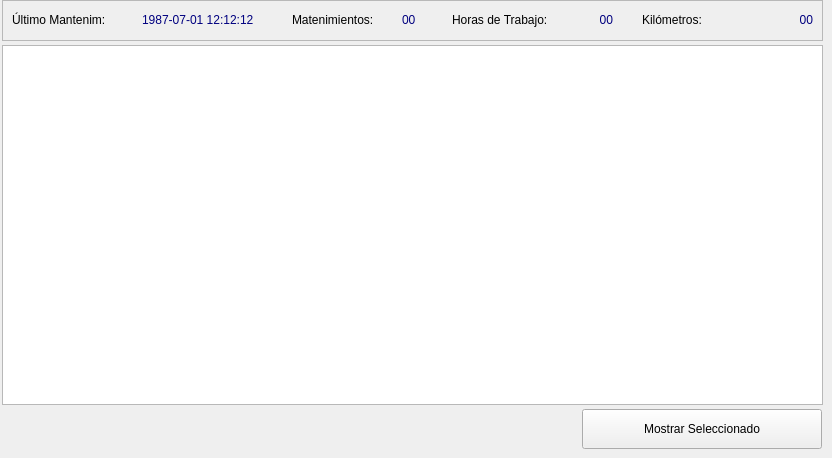
    <widget class="QWidget" name="tab">
     <attribute name="icon">
      <iconset resource="polaris.qrc">
       <normaloff>:/Icons/icons/aceite.png</normaloff>:/Icons/icons/aceite.png</iconset>
     </attribute>
     <attribute name="title">
      <string>Mantenimientos</string>
     </attribute>
     <widget class="QTableWidget" name="tbl_mantenimientos">
      <property name="geometry">
       <rect>
        <x>2</x>
        <y>45</y>
        <width>821</width>
        <height>360</height>
       </rect>
      </property>
      <property name="toolTip">
       <string/>
      </property>
     </widget>
     <widget class="QFrame" name="frame_3">
      <property name="geometry">
       <rect>
        <x>2</x>
        <y>0</y>
        <width>821</width>
        <height>41</height>
       </rect>
      </property>
      <property name="frameShape">
       <enum>QFrame::StyledPanel</enum>
      </property>
      <property name="frameShadow">
       <enum>QFrame::Raised</enum>
      </property>
      <widget class="QLabel" name="lbl_mantenimientosa">
       <property name="geometry">
        <rect>
         <x>290</x>
         <y>10</y>
         <width>110</width>
         <height>20</height>
        </rect>
       </property>
       <property name="text">
        <string>Matenimientos:</string>
       </property>
      </widget>
      <widget class="QLabel" name="lbl_ultimo_mantenimientoa">
       <property name="geometry">
        <rect>
         <x>10</x>
         <y>10</y>
         <width>131</width>
         <height>20</height>
        </rect>
       </property>
       <property name="text">
        <string>Último Mantenim:</string>
       </property>
      </widget>
      <widget class="QLabel" name="lbl_ultimo_mantenimientob">
       <property name="geometry">
        <rect>
         <x>140</x>
         <y>10</y>
         <width>151</width>
         <height>20</height>
        </rect>
       </property>
       <property name="toolTip">
        <string>Fecha de Registro en el sistema</string>
       </property>
       <property name="text">
        <string>&lt;html&gt;&lt;head/&gt;&lt;body&gt;&lt;p&gt;&lt;span style=&quot; color:#00007f;&quot;&gt;1987-07-01 12:12:12&lt;/span&gt;&lt;/p&gt;&lt;/body&gt;&lt;/html&gt;</string>
       </property>
      </widget>
      <widget class="QLabel" name="lbl_mantenimientosb">
       <property name="geometry">
        <rect>
         <x>400</x>
         <y>10</y>
         <width>40</width>
         <height>20</height>
        </rect>
       </property>
       <property name="toolTip">
        <string>Numero de mantenimientos</string>
       </property>
       <property name="text">
        <string>&lt;html&gt;&lt;head/&gt;&lt;body&gt;&lt;p&gt;&lt;span style=&quot; color:#00007f;&quot;&gt;00&lt;/span&gt;&lt;/p&gt;&lt;/body&gt;&lt;/html&gt;</string>
       </property>
      </widget>
      <widget class="QLabel" name="lbl_horas_de_trabajo_mantenimientob">
       <property name="geometry">
        <rect>
         <x>550</x>
         <y>10</y>
         <width>61</width>
         <height>20</height>
        </rect>
       </property>
       <property name="toolTip">
        <string>Horas de trabajo del vehiculo</string>
       </property>
       <property name="text">
        <string>&lt;html&gt;&lt;head/&gt;&lt;body&gt;&lt;p align=&quot;right&quot;&gt;&lt;span style=&quot; color:#00007f;&quot;&gt;00&lt;/span&gt;&lt;/p&gt;&lt;/body&gt;&lt;/html&gt;</string>
       </property>
      </widget>
      <widget class="QLabel" name="lbl_horas_de_trabajo_mantenimientoa">
       <property name="geometry">
        <rect>
         <x>450</x>
         <y>10</y>
         <width>120</width>
         <height>20</height>
        </rect>
       </property>
       <property name="text">
        <string>Horas de Trabajo:</string>
       </property>
      </widget>
      <widget class="QLabel" name="lbl_kilometrosb">
       <property name="geometry">
        <rect>
         <x>730</x>
         <y>10</y>
         <width>81</width>
         <height>20</height>
        </rect>
       </property>
       <property name="toolTip">
        <string>Kilometraje recorrido del vehiculo</string>
       </property>
       <property name="text">
        <string>&lt;html&gt;&lt;head/&gt;&lt;body&gt;&lt;p align=&quot;right&quot;&gt;&lt;span style=&quot; color:#00007f;&quot;&gt;00&lt;/span&gt;&lt;/p&gt;&lt;/body&gt;&lt;/html&gt;</string>
       </property>
      </widget>
      <widget class="QLabel" name="lbl_kilometrosa">
       <property name="geometry">
        <rect>
         <x>640</x>
         <y>10</y>
         <width>80</width>
         <height>20</height>
        </rect>
       </property>
       <property name="text">
        <string>Kilómetros:</string>
       </property>
      </widget>
     </widget>
     <widget class="QPushButton" name="btn_mostrar_mantenimientos">
      <property name="geometry">
       <rect>
        <x>582</x>
        <y>409</y>
        <width>240</width>
        <height>40</height>
       </rect>
      </property>
      <property name="text">
       <string>Mostrar Seleccionado</string>
      </property>
      <property name="icon">
       <iconset>
        <normalon>:/Icons/icons/apply.png</normalon>
       </iconset>
      </property>
     </widget>
    </widget>
